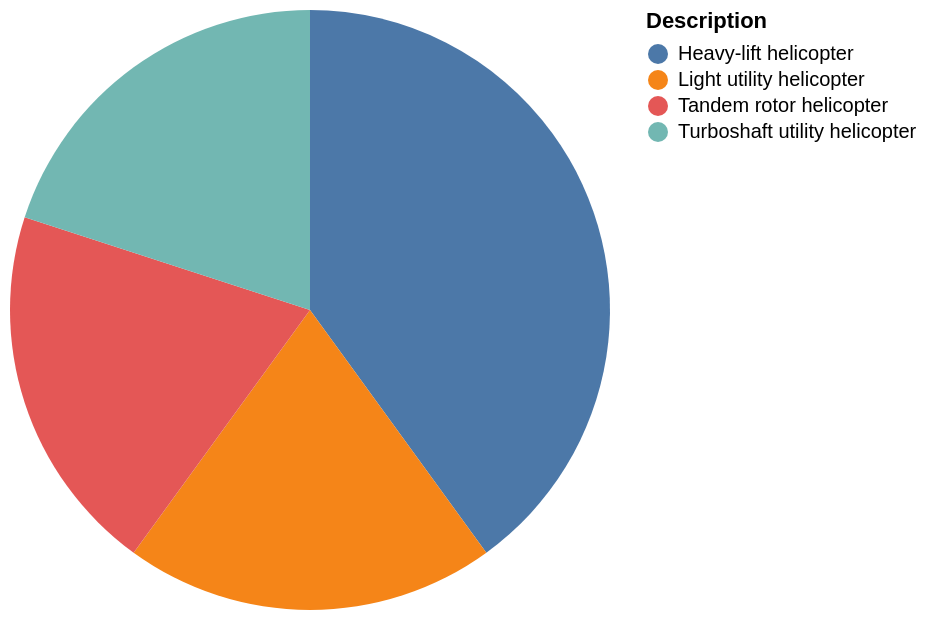

The specification (Vega-Lite) saved for this image:
### Vega-Lite specification from a JSON file in a GitHub repository (floating-point values rounded to 4 significant figures)
{"data": {"values": [{"x_data": "Heavy-lift helicopter", "y_data": 2}, {"x_data": "Light utility helicopter", "y_data": 1}, {"x_data": "Tandem rotor helicopter", "y_data": 1}, {"x_data": "Turboshaft utility helicopter", "y_data": 1}]}, "mark": "arc", "encoding": {"theta": {"field": "y_data", "type": "quantitative", "title": "COUNT(Description)"}, "color": {"field": "x_data", "type": "nominal", "title": "Description"}}}
